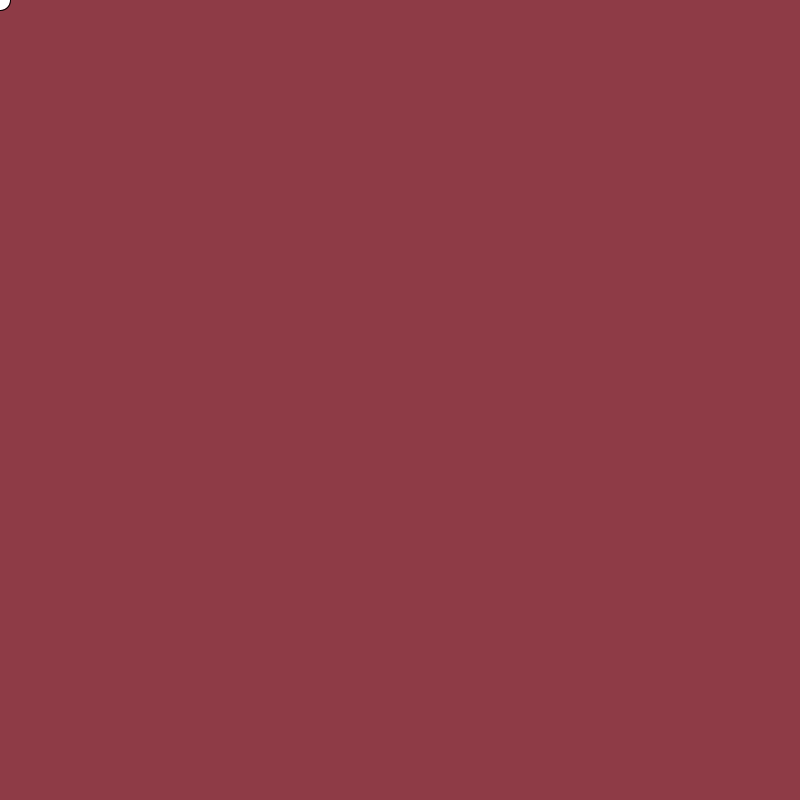
Frame 1 (no input)
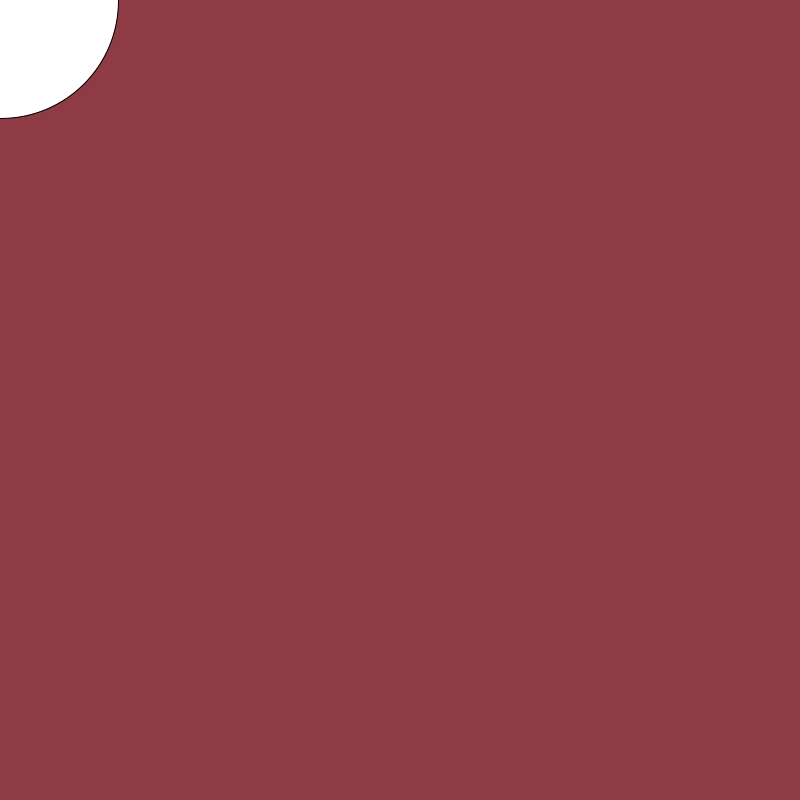
Frame 60 (the mouse pressed at the canvas centre just before this capture)
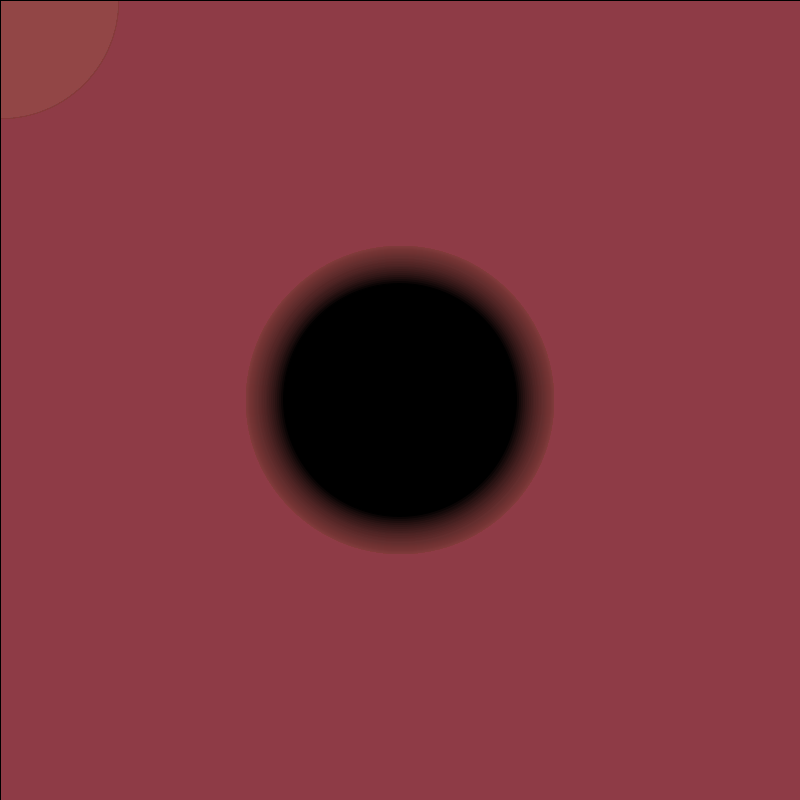
Frame 120 (the mouse held since frame 60 and released just before this capture)

The Processing sketch that drew these frames (run headless with seeded random() and noise(); from frame 60 on, the mouse is pressed at the canvas centre):

// Processing sketch: tutorialSetupDraw_trigonometry
// ── tutorialSetupDraw_trigonometry.pde
float dimension = 20;
float angle = 0 ;
float inc = PI/90;
void setup() {
  size(800, 800);
  noCursor();
  //cursor(CROSS);
  // frameRate(24);
  background(#8E3B46); //https://processing.org/reference/background_.html
}

void draw() {
  angle = angle + inc ;
  dimension = dimension + sin(angle)* 5;
  
  //println("mousePressed:"+mousePressed);
  //println("frameRate:"+frameCount+"- fc:"+frameRate);
  if (mousePressed) {
    fill(#8E3B46, 20);
    rect(0, 0, width, height);
    fill(0);
  } else {
    fill(255);
  }
  ellipse(mouseX, mouseY, dimension, dimension);
}

// ── Eventos.pde
void keyPressed() {
  
  if (key == '+' ) {
    // dimension++;
      dimension= dimension + 10 ;
  } 
  if (key == '-' ) {
    dimension= dimension - 10 ;
  } 
}
